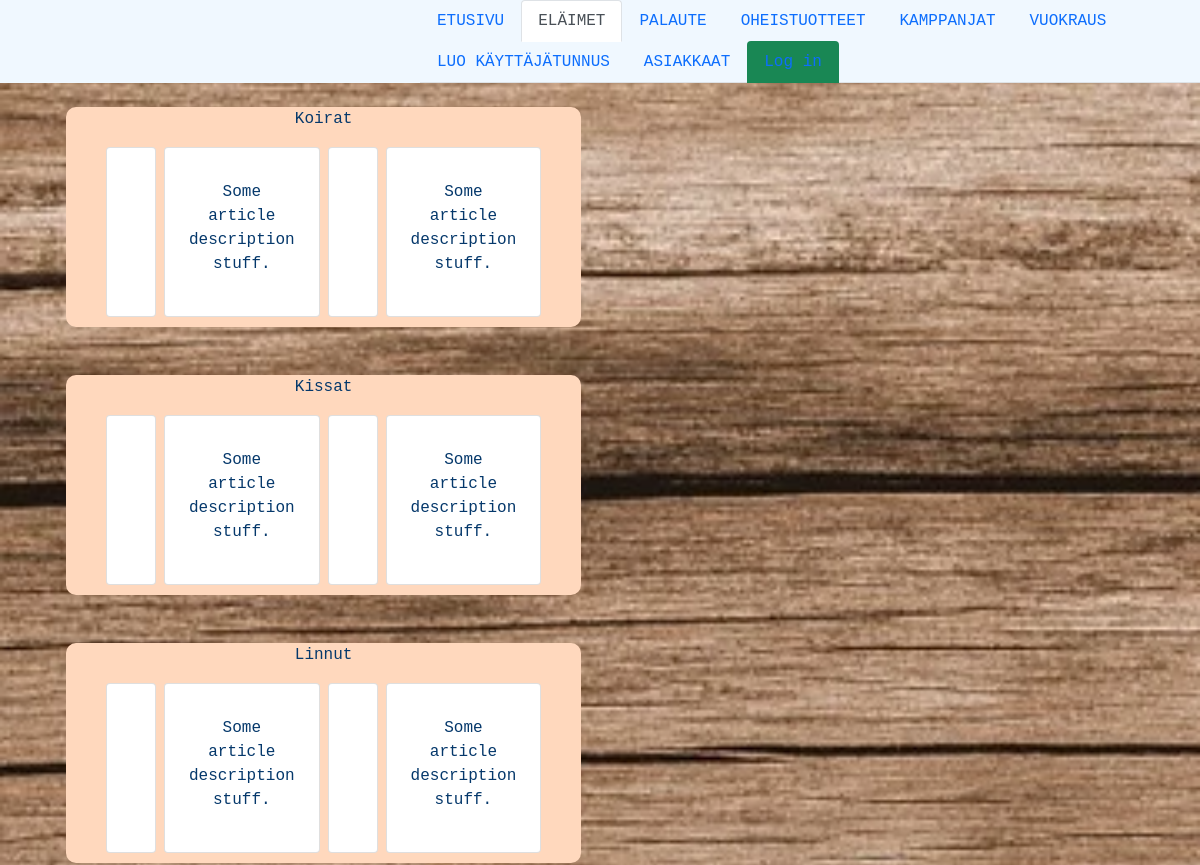
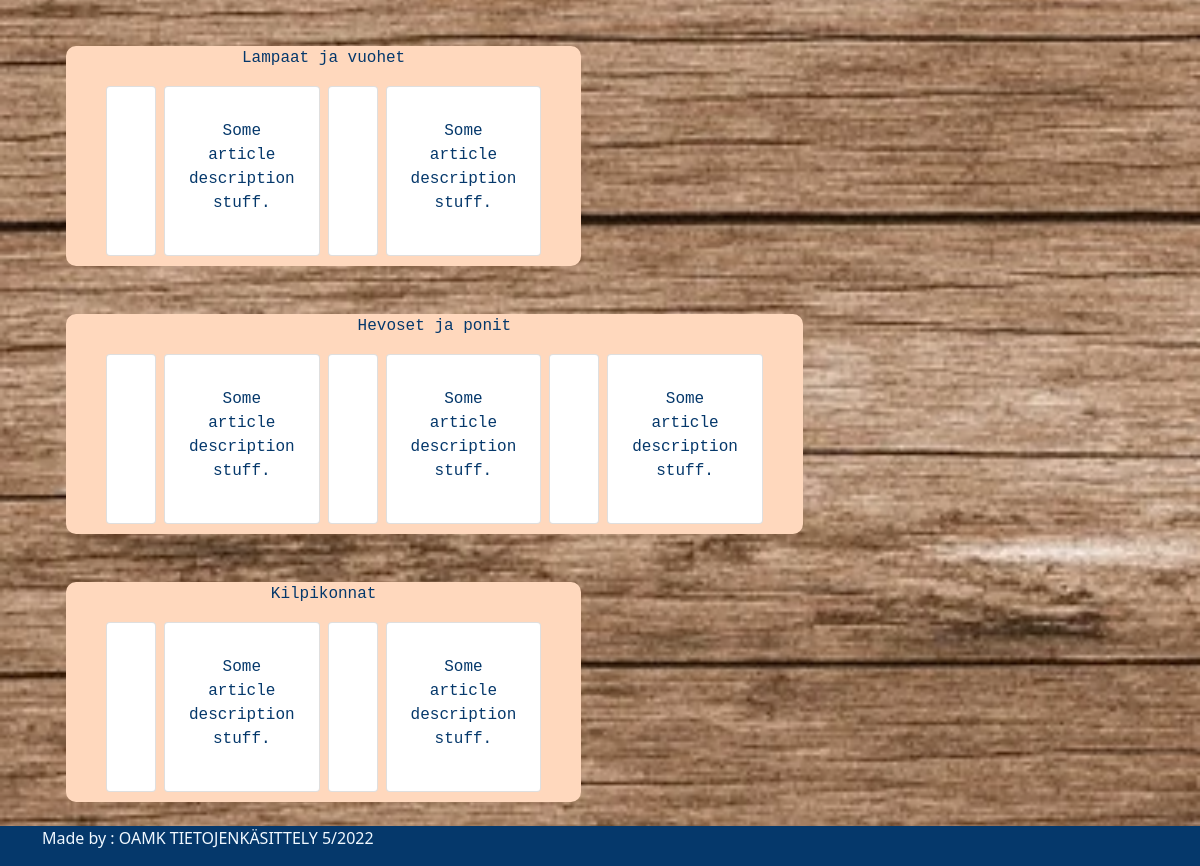
Page /lemminkäinen/eläimet.php on the earlier database version (2 pictures, top to bottom).
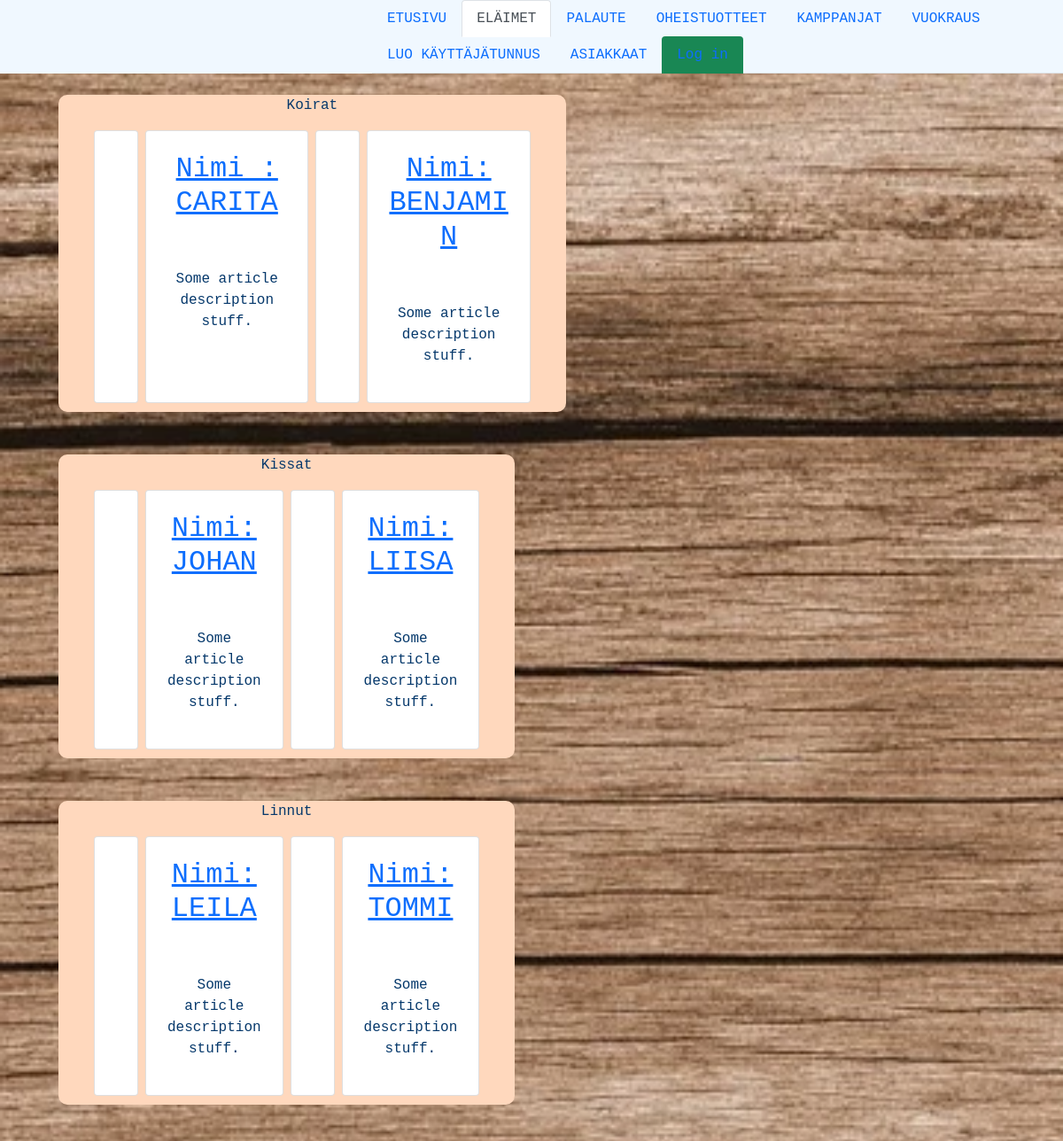
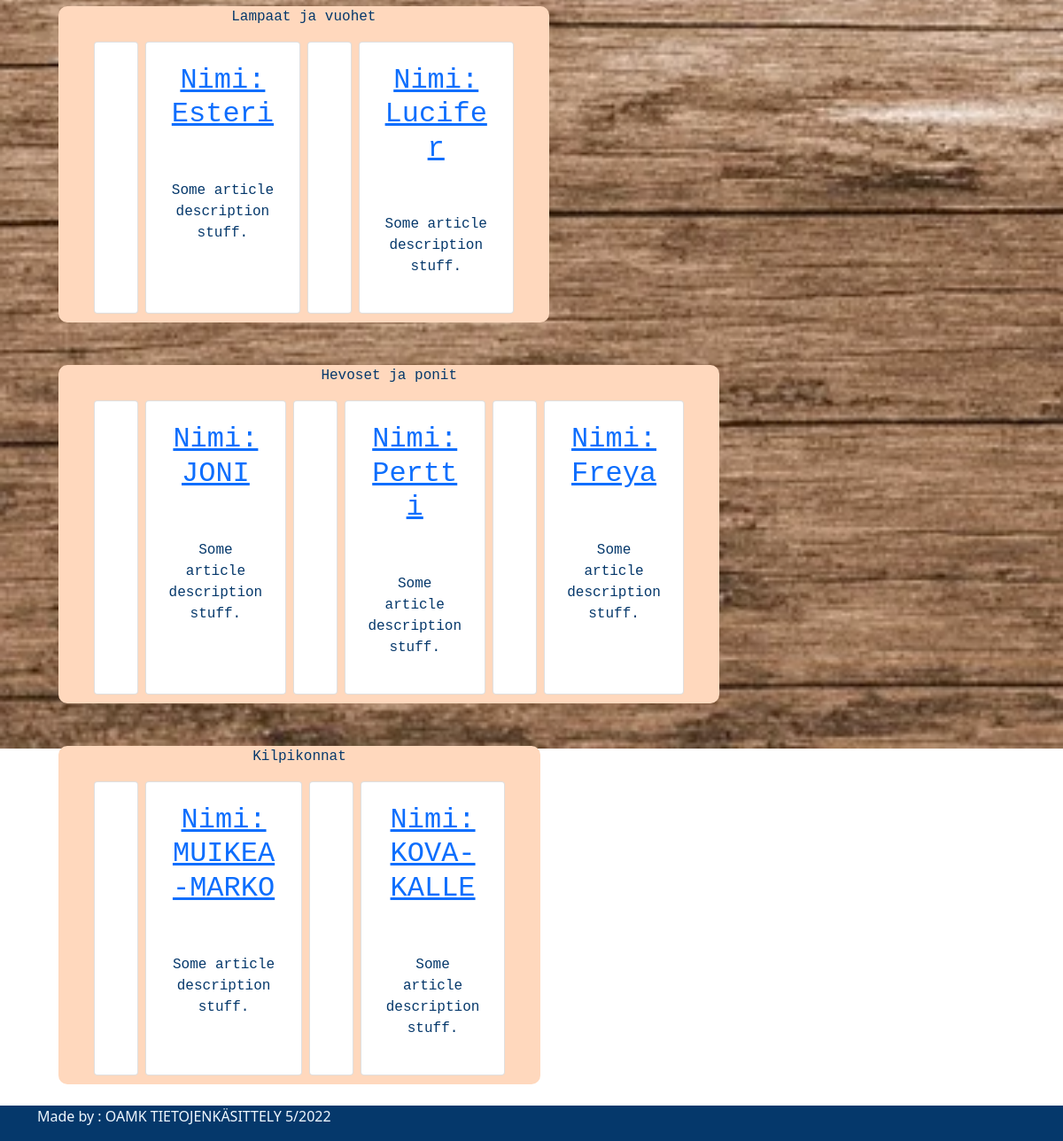
Same page on the later database version (2 pictures, top to bottom).
### tables this page shows
CREATE TABLE ELAIN (
    elainID INT PRIMARY KEY AUTO_INCREMENT,
    lajinro INT NOT NULL,
    hinta INT NOT NULL,
    tietoa TEXT NOT NULL,
    rotu TEXT NOT NULL,
    UNIQUE(elainID),
FOREIGN KEY (lajinro) REFERENCES LAJI(lajinro)
);

### lemminkäinen/eläimet.php (the view, shortened to what the rows shown need)
<!DOCTYPE html>
<html lang="en">
<head>
    <link rel="stylesheet" href="styles.css">
    <link href="https://cdn.jsdelivr.net/npm/bootstrap@5.1.3/dist/css/bootstrap.min.css" rel="stylesheet">
</head>
<body>
    <div class="container">
        <div class="row">
          <div class="col-4" class="header">
            <div class="elain m-4">
                <div class="cards">
                      <?php
                      function getCarita(){
                        try{
                            $pdo = openDb();
                            $sql = "SELECT * FROM ELAIN WHERE elainID = 1";
                            $people = $pdo->query($sql);
                            return $people->fetchAll();
                        }catch(PDOException $e){
                            throw $e;
                        }
                    }
                    ?>
                  <?php $CARITA = getCarita() ?>
                  <div class="card">
                    <h2><a href="#">
                      <?php
                      foreach($CARITA as $a){
                      echo "<div>" . "<h2>" . $a["tietoa"] . "</h2>" . '</div>'. "</br>";
                      } ?>
                      </a></h2>
                  </div>
                      <?php
                      function getBenjamin(){
                        try{
                            $pdo = openDb();
                            $sql = "SELECT * FROM ELAIN WHERE elainID = 2";
                            $people = $pdo->query($sql);
                            return $people->fetchAll();
                        }catch(PDOException $e){
                            throw $e;
                        }
                    }
                    ?>
                  <?php $BENJAMIN = getBenjamin() ?>
                  <div class="card">
                    <h2><a href="#">
                      <?php
                      foreach($BENJAMIN as $a){
                      echo "<div>" . "<h2>" . $a["tietoa"] . "</h2>" . '</div>'. "</br>";
                      } ?>
                      </a></h2>
                  </div>
                </div>
            </div>
            <div class="elain m-4">
              <div class="cards">
                      <?php
                      function getJohan(){
                        try{
                            $pdo = openDb();
                            $sql = "SELECT * FROM ELAIN WHERE elainID = 3";
                            $people = $pdo->query($sql);
                            return $people->fetchAll();
                        }catch(PDOException $e){
                            throw $e;
                        }
                    }
                    ?>
                  <?php $JOHAN = getJohan() ?>
                  <div class="card">
                    <h2><a href="#">
                      <?php
                      foreach($JOHAN as $a){
                      echo "<div>" . "<h2>" . $a["tietoa"] . "</h2>" . '</div>'. "</br>";
                      } ?>
                      </a></h2>
                  </div>
                      <?php
                      function getLiisa(){
                        try{
                            $pdo = openDb();
                            $sql = "SELECT * FROM ELAIN WHERE elainID = 4";
                            $people = $pdo->query($sql);
                            return $people->fetchAll();
                        }catch(PDOException $e){
                            throw $e;
                        }
                    }
                    ?>
                  <?php $LIISA = getLiisa() ?>
                  <div class="card">
                    <h2><a href="#">
                      <?php
                      foreach($LIISA as $a){
                      echo "<div>" . "<h2>" . $a["tietoa"] . "</h2>" . '</div>'. "</br>";
                      } ?>
                      </a></h2>
                  </div>
              </div>
          </div>
            <div class="elain m-4">
              <div class="cards">
                      <?php
                      function getLeila(){
                        try{
                            $pdo = openDb();
                            $sql = "SELECT * FROM ELAIN WHERE elainID = 5";
                            $people = $pdo->query($sql);
                            return $people->fetchAll();
                        }catch(PDOException $e){
                            throw $e;
                        }
                    }
                    ?>
                  <?php $LEILA = getLeila() ?>
                  <div class="card">
                    <h2><a href="#">
                      <?php
                      foreach($LEILA as $a){
                      echo "<div>" . "<h2>" . $a["tietoa"] . "</h2>" . '</div>'. "</br>";
                      } ?>
                      </a></h2>
                  </div>
                      <?php
                      function getTommi(){
                        try{
                            $pdo = openDb();
                            $sql = "SELECT * FROM ELAIN WHERE elainID = 6";
                            $people = $pdo->query($sql);
                            return $people->fetchAll();
                        }catch(PDOException $e){
                            throw $e;
                        }
                    }
                    ?>
                  <?php $TOMMI = getTommi() ?>
                  <div class="card">
                    <h2><a href="#">
                      <?php
                      foreach($TOMMI as $a){
                      echo "<div>" . "<h2>" . $a["tietoa"] . "</h2>" . '</div>'. "</br>";
                      } ?>
                      </a></h2>
                  </div>
              </div>
          </div>
            <div class="elain m-4">
              <div class="cards">
                      <?php
                      function getEsteri(){
                        try{
                            $pdo = openDb();
                            $sql = "SELECT * FROM ELAIN WHERE elainID = 10";
                            $people = $pdo->query($sql);
                            return $people->fetchAll();
                        }catch(PDOException $e){
                            throw $e;
                        }
                    }
                    ?>
                  <?php $ESTERI = getEsteri() ?>
                  <div class="card">
                    <h2><a href="#">
                      <?php
                      foreach($ESTERI as $a){
                      echo "<div>" . "<h2>" . $a["tietoa"] . "</h2>" . '</div>'. "</br>";
                      } ?>
                      </a></h2>
                  </div>
                      <?php
                      function getLucifer(){
                        try{
                            $pdo = openDb();
                            $sql = "SELECT * FROM ELAIN WHERE elainID = 11";
                            $people = $pdo->query($sql);
                            return $people->fetchAll();
                        }catch(PDOException $e){
                            throw $e;
                        }
                    }
                    ?>
                  <?php $LUCIFER = getLucifer() ?>
                  <div class="card">
                    <h2><a href="#">
                      <?php
                      foreach($LUCIFER as $a){
                      echo "<div>" . "<h2>" . $a["tietoa"] . "</h2>" . '</div>'. "</br>";
                      } ?>
                      </a></h2>
                  </div>
              </div>
          </div>
        <div class="elain m-4">
              <div class="cards">
                      <?php
                      function getJoni(){
                        try{
                            $pdo = openDb();
                            $sql = "SELECT * FROM ELAIN WHERE elainID = 7";
                            $people = $pdo->query($sql);
                            return $people->fetchAll();
                        }catch(PDOException $e){
                            throw $e;
                        }
                    }
                    ?>
                  <?php $JONI = getJoni() ?>
                  <div class="card">
                    <h2><a href="#">
                      <?php
                      foreach($JONI as $a){
                      echo "<div>" . "<h2>" . $a["tietoa"] . "</h2>" . '</div>'. "</br>";
                      } ?>
                      </a></h2>
                  </div>
                      <?php
                      function getPertti(){
                        try{
                            $pdo = openDb();
                            $sql = "SELECT * FROM ELAIN WHERE elainID = 8";
                            $people = $pdo->query($sql);
                            return $people->fetchAll();
                        }catch(PDOException $e){
                            throw $e;
                        }
                    }
                    ?>
                  <?php $PERTTI = getPertti() ?>
                  <div class="card">
                    <h2><a href="#">
                      <?php
                      foreach($PERTTI as $a){
                      echo "<div>" . "<h2>" . $a["tietoa"] . "</h2>" . '</div>'. "</br>";
                      } ?>
                      </a></h2>
                  </div>
                      <?php
                      function getFreya(){
                        try{
                            $pdo = openDb();
                            $sql = "SELECT * FROM ELAIN WHERE elainID = 9";
                            $people = $pdo->query($sql);
                            return $people->fetchAll();
                        }catch(PDOException $e){
                            throw $e;
                        }
                    }
                    ?>
                  <?php $FREYA = getFreya() ?>
                  <div class="card">
                    <h2><a href="#">
                      <?php
                      foreach($FREYA as $a){
                      echo "<div>" . "<h2>" . $a["tietoa"] . "</h2>" . '</div>'. "</br>";
                      } ?>
                      </a></h2>
                  </div>
              </div>
          </div>
            <div class="elain m-4">
              <div class="cards">
                      <?php
                      function getMarko(){
                        try{
                            $pdo = openDb();
                            $sql = "SELECT * FROM ELAIN WHERE elainID = 12";
                            $people = $pdo->query($sql);
                            return $people->fetchAll();
                        }catch(PDOException $e){
                            throw $e;
                        }
                    }
                    ?>
                  <?php $MARKO = getMarko() ?>
                  <div class="card">
                    <h2><a href="#">
                      <?php
                      foreach($MARKO as $a){
                      echo "<div>" . "<h2>" . $a["tietoa"] . "</h2>" . '</div>'. "</br>";
                      } ?>
                      </a></h2>
                  </div>
                      <?php
                      function getKalle(){
                        try{
                            $pdo = openDb();
                            $sql = "SELECT * FROM ELAIN WHERE elainID = 13";
                            $people = $pdo->query($sql);
                            return $people->fetchAll();
                        }catch(PDOException $e){
                            throw $e;
                        }
                    }
                    ?>
                  <?php $KALLE = getKalle() ?>
                  <div class="card">
                    <h2><a href="#">
                      <?php
                      foreach($KALLE as $a){
                      echo "<div>" . "<h2>" . $a["tietoa"] . "</h2>" . '</div>'. "</br>";
                      } ?>
                      </a></h2>
                  </div>
                </div>
            </div>
          </div>
          </div>
        </div>
</body>
</html>

Differences in the rows shown:
added elain: tietoa "Nimi : CARITA"
added elain: tietoa "Nimi: BENJAMIN"
added elain: tietoa "Nimi: JOHAN"
added elain: tietoa "Nimi: LIISA"
added elain: tietoa "Nimi: LEILA"
added elain: tietoa "Nimi: TOMMI"
added elain: tietoa "Nimi: Esteri"
added elain: tietoa "Nimi: Lucifer"
added elain: tietoa "Nimi: JONI"
added elain: tietoa "Nimi: Pertti"
added elain: tietoa "Nimi: Freya"
added elain: tietoa "Nimi: MUIKEA-MARKO"
added elain: tietoa "Nimi: KOVA-KALLE"
